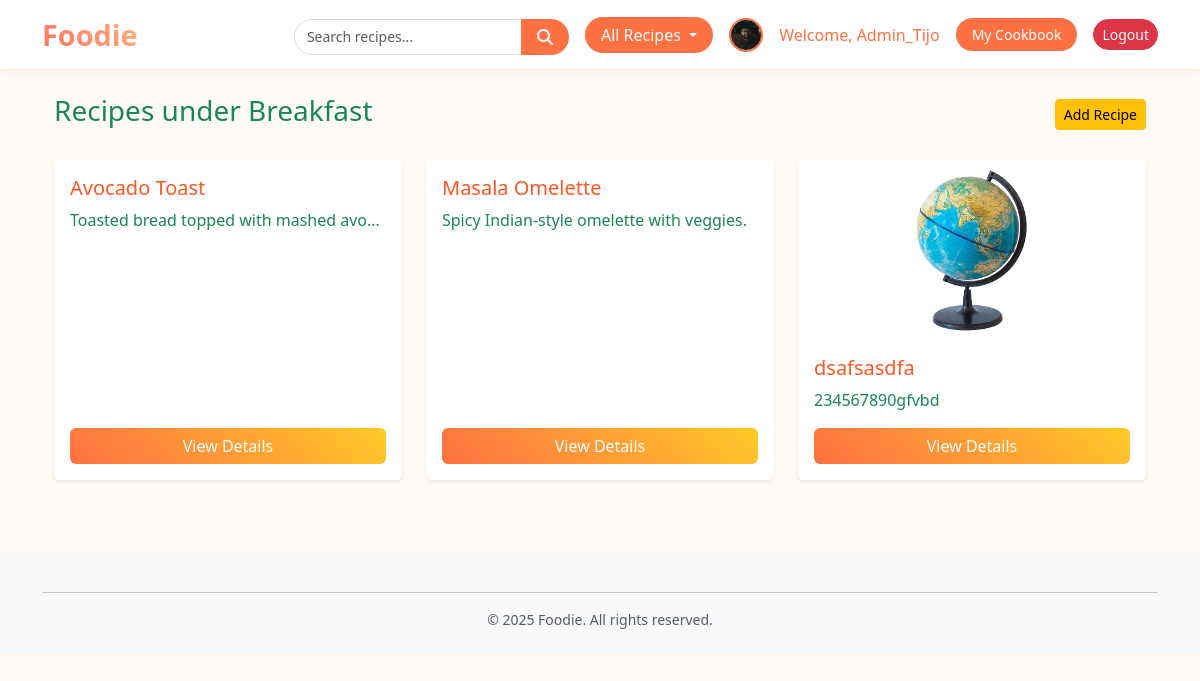
The app's page /home/recipes/6/ (signed in), older data.
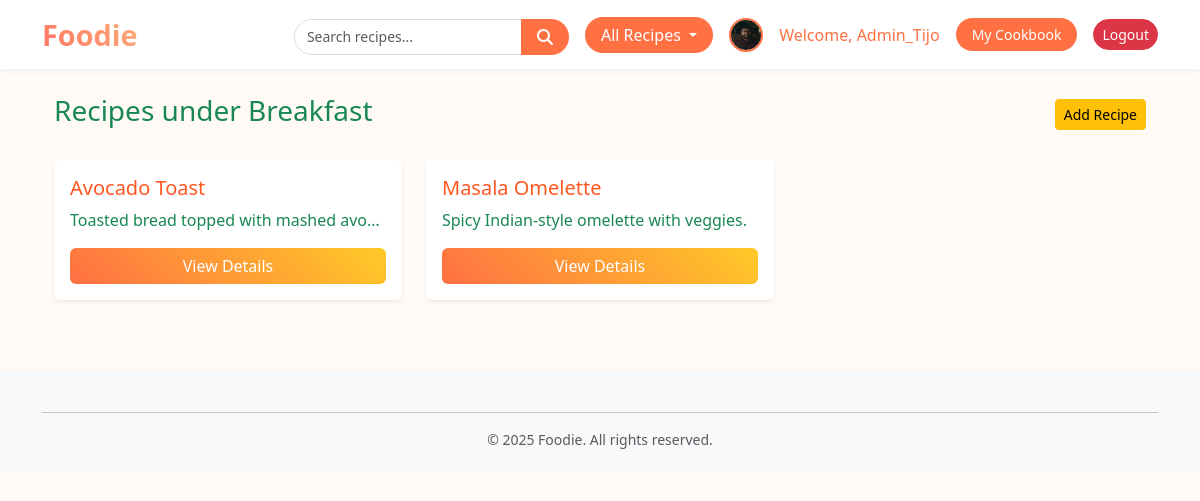
The same page, newer data.
### recipes/models.py (models this page shows, shortened)
class Recipe(models.Model):
    name = models.CharField(max_length=100)
    description = models.TextField(null=True, blank=True)
    ingredients = models.TextField()
    directions = models.TextField()
    date_added = models.DateTimeField(auto_now_add=True, null=True, blank=True)
    category = models.ForeignKey(Category, on_delete=models.CASCADE)
    image = models.ImageField(
        upload_to='recipe_images/',  # path inside media folder
        null=True,                   # optional
         blank=True )
    user = models.ForeignKey(User, on_delete=models.CASCADE, related_name='recipes', null=True, default=1)
    favorited_by = models.ManyToManyField(
        User,
        related_name="favorite_recipes",
        blank=True
    )
    class Meta:
        ordering = ['date_added']

### foodie_app/views.py (the view)
# urls.py: path('recipes/', include('recipes.urls')),   # include recipes app
def recipes(request, category_id):
    recipes_qs = Recipe.objects.filter(category=category_id)
    category = Category.objects.get(pk=category_id)
    context = {
        'recipes': recipes_qs,
        'category': category,
    }
    return render(request, 'foodie_app/recipes.html', context)

### recipes/forms.py
class SearchForm(forms.Form):
    query = forms.CharField(
        label='',
        widget=forms.TextInput(attrs={
            'placeholder': 'Search recipes',
            'class': 'form-control me-2'  # Bootstrap class for styling
        })
    )

### foodie_app/models.py (called while the page is built)
    def __str__(self):
        return self.name

### recipes/context_processors.py (called while the page is built)
def search_form(request):
    return {'search_form': SearchForm()}

### foodie_app/templates/foodie_app/recipes.html (shortened to what this page needs)
{% extends "base.html" %}
{% block content %}
<div class="container">
  <div class="d-flex justify-content-between align-items-center mb-4">
    <h3 class="text-success">Recipes under {{ category }}</h3>
    <a href="{% url 'foodie_app:add_recipe_with_genre' category.id %}" class="btn btn-warning btn-sm">
      Add Recipe
    </a>
  </div>
  {% if recipes.exists %}
  <div class="row">
    {% for recipe in recipes %}
    <div class="col-md-6 col-lg-4 mb-4">
      <div class="card shadow-sm border-0 h-100 d-flex flex-column">
        {% if recipe.image %}
        <img
          src="{{ recipe.image.url }}"
          alt="{{ recipe.name }}"
          class="card-img-top img-fluid rounded-top"
          style="object-fit: contain; max-height: 180px; width: 100%;"
        />
        {% endif %}
        <div class="card-body d-flex flex-column">
          <h5 class="card-title" style="color:#FF5722;">{{ recipe.name }}</h5>
          <p class="card-text text-success text-truncate">{{ recipe.description|truncatewords:20 }}</p>
          <div class="mt-auto">
            <a href="{% url 'recipes:recipe_detail' recipe.id %}" class="btn btn-gradient w-100">
              View Details
            </a>
          </div>
        </div>
      </div>
    </div>
    {% endfor %}
  </div>
  {% else %}
  <p class="text-muted">No recipes in this category yet.</p>
  {% endif %}
</div>
{% endblock content %}

Row changes from the older to the newer data that the page shows:
removed Recipe: image (picture), name "dsafsasdfa", description "234567890gfvbd"
